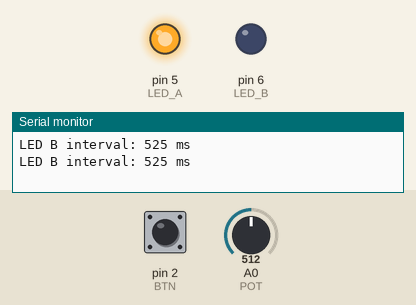
The sketch below on a simulated Arduino Uno, built with avr-gcc and run on an emulated ATmega328P. Parts: output pins drawn as LEDs (lit = HIGH), the last lines printed to the serial monitor. Dashed ring = blinking. The inputs (shaded band) are chosen by the test bench; at power-on: A0 (POT) = 512, pin 2 (BTN) HIGH.

Above: at 1.2 s.
1.3 s: A0 (POT) set to 122
At 1.38 s:
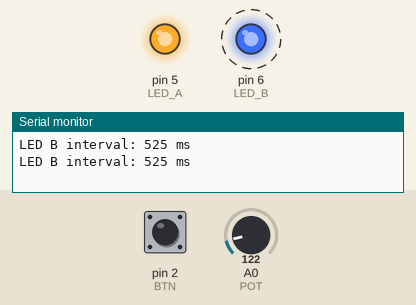
At 2.19 s:
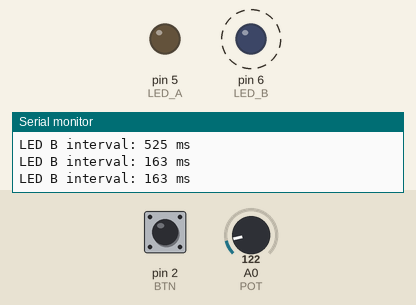
4.3 s: pin 2 (BTN) pulled LOW for 3.2 s
9.0 s: A0 (POT) set to 0
At 10.96 s:
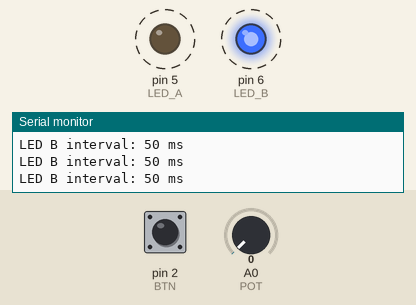
Timing chart, 0 to 18.0 s (numbered marks = the images above; inputs shaded):
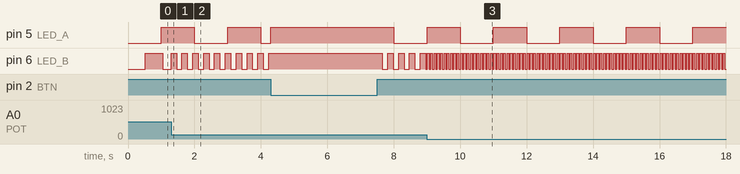

The sketch:

millis_multitask.ino
```cpp
// Non-blocking multitask example: blink LED_A at a fixed 1s rate, blink LED_B at a potentiometer-controlled rate (50–1000 ms), read a button that forces both LEDs on, and periodically report status over Serial.
//
// Full tutorial: https://shillehtek.com/blogs/news/arduino-nano-millis-blink-leds-read-button
// Parts used: https://shillehtek.com/products/arduino-nano-v3-presoldered-ch340g-atmega328p
//             https://shillehtek.com/products/arduino-uno-r3-starter-kit
//             https://shillehtek.com/products/820pcs-1-4w-1-41-kinds-each-value-20pcs-metal-film-resistors-kit-plastic-box
// More examples: https://github.com/shillehbean/shillehtek-examples
//

const int LED_A = 5, LED_B = 6, POT = A0, BTN = 2;

// a tiny reusable timer: "has `interval` ms passed since I last fired?"
struct Every {
  unsigned long interval, last = 0;
  Every(unsigned long ms) : interval(ms) {}
  bool ready() {
    unsigned long now = millis();
    if (now - last >= interval) { last = now; return true; }   // rollover-safe
    return false;
  }
};

Every blinkA(1000);      // LED A: fixed 1 s
Every blinkB(250);       // LED B: set by the pot
Every report(500);       // Serial status twice a second

void setup() {
  Serial.begin(9600);
  pinMode(LED_A, OUTPUT); pinMode(LED_B, OUTPUT); pinMode(BTN, INPUT_PULLUP);
}

void loop() {
  // task 1: LED A blinks at 1 Hz, no matter what else happens
  if (blinkA.ready()) digitalWrite(LED_A, !digitalRead(LED_A));

  // task 2: LED B blinks at a rate set live by the knob (50 ms ... 1000 ms)
  blinkB.interval = map(analogRead(POT), 0, 1023, 50, 1000);
  if (blinkB.ready()) digitalWrite(LED_B, !digitalRead(LED_B));

  // task 3: the button is checked thousands of times a second: instant response
  if (digitalRead(BTN) == LOW) { digitalWrite(LED_A, HIGH); digitalWrite(LED_B, HIGH); }

  // task 4: periodic status without slowing anything down
  if (report.ready()) {
    Serial.print("LED B interval: "); Serial.print(blinkB.interval); Serial.println(" ms");
  }
  // notice: no delay() anywhere
}
```

Measured:
- after the input at 1.3 s, pin 6 (LED_B): alternates HIGH for 0.16 s and LOW for 0.16 s, starting at once
- after the input at 9.0 s, pin 6 (LED_B): alternates HIGH for 0.05 s and LOW for 0.05 s, starting at once
- by itself, pin 5 (LED_A): alternates HIGH for 1.0 s and LOW for 1.0 s
